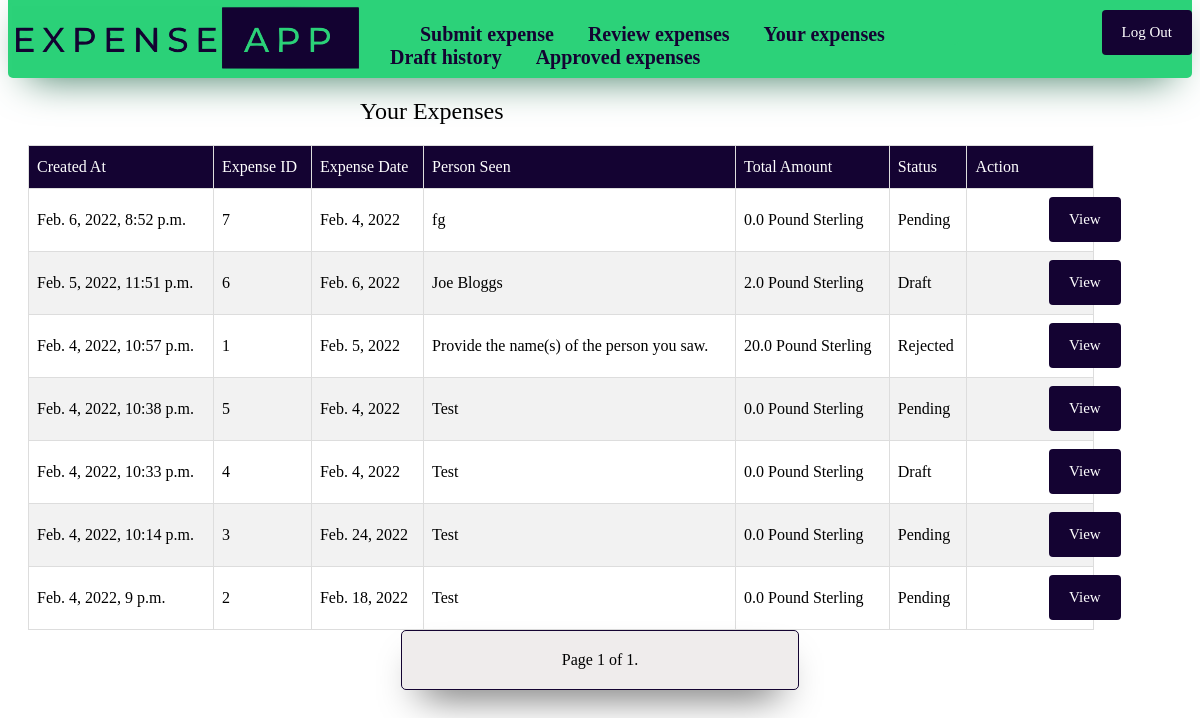
/history/ (signed in), run on an earlier commit of the app's database.
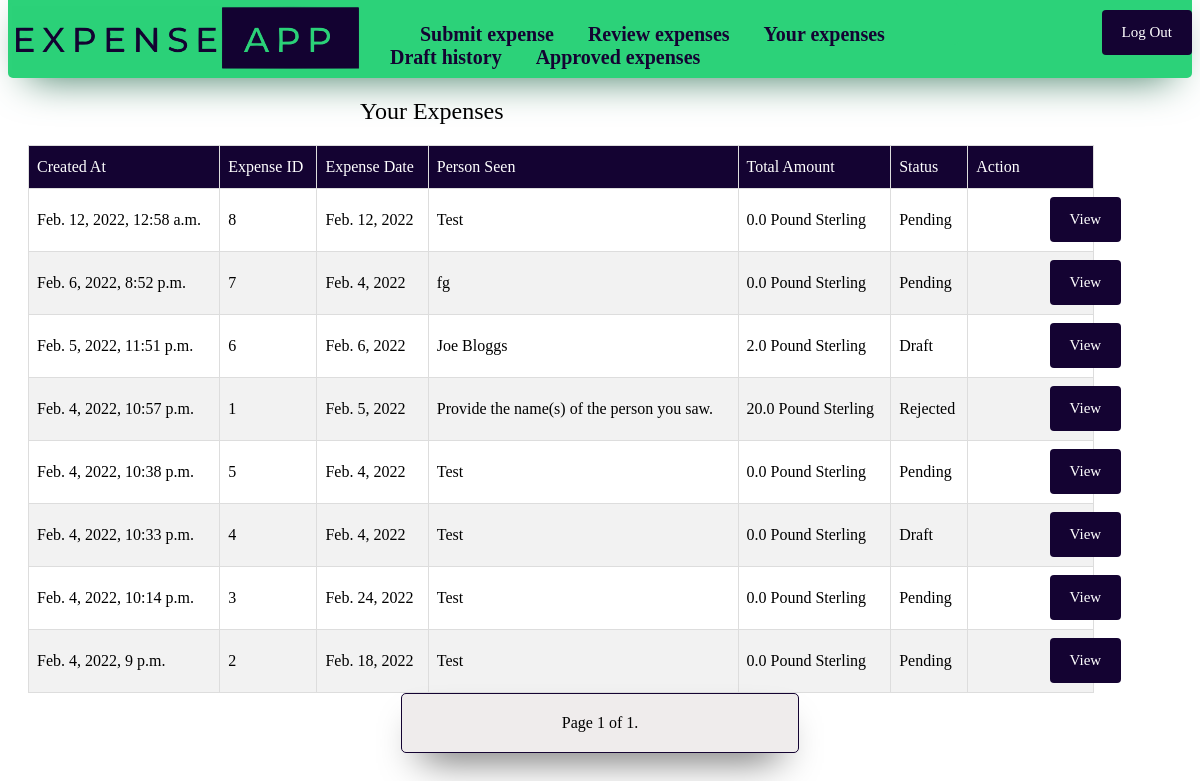
And on a later commit of the database.
### expense_app/models.py (models this page shows)
class Expense(models.Model):
    Approved = "AP"
    Rejected = "RE"
    Draft = "DR"
    Pending = "PE"
    Accommodation = "AC"
    Subsistence = "SU"
    Mileage = "MI"
    Staff_entertainment = "SE"
    Client_entertainment = "CE"
    Other = "OH"
    Flights = "FL"
    Other_travel = "OT"
    Euro = "EU"
    GBP = "GB"
    USD = "US"
    SGD = "SG"
    AUD = "AU"
    CHF = "CH"
    HKD = "HK"
    Status_Type = [(Approved, "Approved"), (Rejected, "Rejected"), (Draft, "Draft"), (Pending, "Pending")]
    Claim_Type = [(Accommodation, "Accommodation"), (Client_entertainment, "Client entertainment (Incl VAT)"), (Flights, "Flights"), (Mileage, "Mileage"), (Other, "Other"), (Other_travel, "Other travel"), (Staff_entertainment, "Staff entertainment"), (Subsistence, "Subsistence")]
    Currency_Type = [(Euro, "Euro"), (GBP, "Pound Sterling"), (USD, "US Dollar"), (SGD, "Singaporean Dollar"), (AUD, "Australian Dollar"), (CHF, "Swiss Franc"), (HKD, "Hong Kong Dollar")]
    time = models.DateTimeField(auto_now = True, editable= False)
    expense_amount = models.FloatField(validators=[MinValueValidator(0.0)], default=0)
    VAT_amount = models.FloatField(validators=[MinValueValidator(0.0)], default=0)
    employee = models.ForeignKey(User, on_delete=models.CASCADE, default = id(User))
    catagory = models.CharField(max_length = 2, choices= Claim_Type, default = "OH")
    persons_seen = models.CharField(max_length = 50, blank=False)
    information = models.TextField(max_length = 500)
    status = models.CharField(max_length = 2, choices= Status_Type, default = "PE")
    manager = models.ForeignKey(User, on_delete=models.PROTECT, limit_choices_to={'groups__name': "Manager"}, related_name='manager', default = id(User))
    manager_comment = models.TextField(max_length = 500, blank= True)
    expense_date = models.DateField()
    currency = models.CharField(max_length = 2, choices = Currency_Type, default = "GB")
    document = models.FileField(upload_to='media', blank= True)
    class Meta:
        ordering = ["time"]

### expense_app/views.py (the view)
# urls.py: path('history/', views.ExpenseHistory.as_view(), name = "history"),
class ExpenseHistory(LoginRequiredMixin, ListView):
  model = Expense
  template_name = "expense_app/history.html"
  paginate_by = 10
  def get_queryset(self):
    return Expense.objects.filter(employee = self.request.user).order_by('-time')

### expense_app/templatetags/auth_extras.py (called while the page is built)
@register.filter(name='has_group')
def has_group(user, group_name):
    return user.groups.filter(name=group_name).exists()

### expense_app/templates/expense_app/history.html (shortened to what this page needs)
<!DOCTYPE html>
{% extends 'expense_app/base.html' %}
{% block content %}
<h2>Your Expenses</h2>
<table id="expense">
  <tr>
    <th>Created At</th>
    <th>Expense ID</th>
    <th>Expense Date</th>
    <th>Person Seen</th>
    <th>Total Amount </th>
    <th>Status</th>
    <th>Action</th>
  </tr>
  {% for expense in object_list %}
    <tr>
        <td>{{expense.time}}</td>
        <td>{{expense.id}}</td>
        <td>{{expense.expense_date}}</td>
        <td>{{expense.persons_seen}}</td>
        <td>{{expense.VAT_amount}} {{expense.get_currency_display}}</td>
        <td>{{expense.get_status_display}}</td>
        <td><a href="{% url 'expenseview' expense.id %}"><button>View</button></a></td>
    </tr>
  {% endfor %}
</table>
<div class="pagination">
  <span class="step-links">
      <span class="current">
          Page {{ page_obj.number }} of {{ page_obj.paginator.num_pages }}.
      </span>
  </span>
</div>
{% endblock %}

What changed in the data, as far as the page shows it:
added Expense: time "Feb. 12, 2022, 12:58 a.m.", id "8", expense_date "Feb. 12, 2022", persons_seen "Test", VAT_amount "0.0", currency "Pound Sterling", status "Pending"
